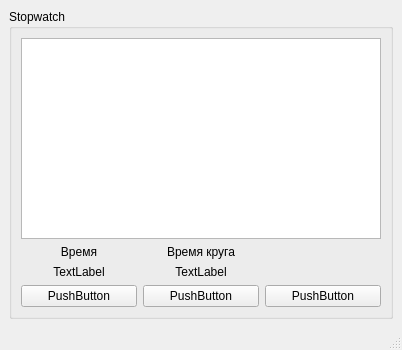
<?xml version="1.0" encoding="UTF-8"?>
<ui version="4.0">
 <class>MainWindow</class>
 <widget class="QMainWindow" name="MainWindow">
  <property name="geometry">
   <rect>
    <x>0</x>
    <y>0</y>
    <width>402</width>
    <height>350</height>
   </rect>
  </property>
  <property name="sizePolicy">
   <sizepolicy hsizetype="Preferred" vsizetype="Preferred">
    <horstretch>0</horstretch>
    <verstretch>0</verstretch>
   </sizepolicy>
  </property>
  <property name="minimumSize">
   <size>
    <width>400</width>
    <height>350</height>
   </size>
  </property>
  <property name="maximumSize">
   <size>
    <width>1920</width>
    <height>1080</height>
   </size>
  </property>
  <property name="windowTitle">
   <string>MainWindow</string>
  </property>
  <widget class="QWidget" name="centralwidget">
   <layout class="QHBoxLayout" name="horizontalLayout">
    <item>
     <widget class="QGroupBox" name="gB_Stopwatch">
      <property name="minimumSize">
       <size>
        <width>300</width>
        <height>250</height>
       </size>
      </property>
      <property name="title">
       <string>Stopwatch</string>
      </property>
      <layout class="QGridLayout" name="gridLayout">
       <item row="8" column="4">
        <widget class="QPushButton" name="pB_Clear">
         <property name="text">
          <string>PushButton</string>
         </property>
        </widget>
       </item>
       <item row="6" column="2">
        <widget class="QLabel" name="L_Time">
         <property name="text">
          <string>TextLabel</string>
         </property>
         <property name="alignment">
          <set>Qt::AlignmentFlag::AlignCenter</set>
         </property>
        </widget>
       </item>
       <item row="8" column="3">
        <widget class="QPushButton" name="pB_Round">
         <property name="text">
          <string>PushButton</string>
         </property>
        </widget>
       </item>
       <item row="4" column="2">
        <widget class="QLabel" name="label">
         <property name="text">
          <string>Время</string>
         </property>
         <property name="alignment">
          <set>Qt::AlignmentFlag::AlignCenter</set>
         </property>
        </widget>
       </item>
       <item row="8" column="2">
        <widget class="QPushButton" name="pB_StartStop">
         <property name="text">
          <string>PushButton</string>
         </property>
        </widget>
       </item>
       <item row="3" column="2" colspan="3">
        <widget class="QTextBrowser" name="tB_DataRounds"/>
       </item>
       <item row="4" column="3">
        <widget class="QLabel" name="label_2">
         <property name="text">
          <string>Время круга</string>
         </property>
         <property name="alignment">
          <set>Qt::AlignmentFlag::AlignCenter</set>
         </property>
        </widget>
       </item>
       <item row="6" column="3">
        <widget class="QLabel" name="L_TimeRound">
         <property name="text">
          <string>TextLabel</string>
         </property>
         <property name="alignment">
          <set>Qt::AlignmentFlag::AlignCenter</set>
         </property>
        </widget>
       </item>
      </layout>
     </widget>
    </item>
   </layout>
  </widget>
  <widget class="QMenuBar" name="menubar">
   <property name="geometry">
    <rect>
     <x>0</x>
     <y>0</y>
     <width>402</width>
     <height>17</height>
    </rect>
   </property>
  </widget>
  <widget class="QStatusBar" name="statusbar"/>
 </widget>
 <resources/>
 <connections/>
</ui>
